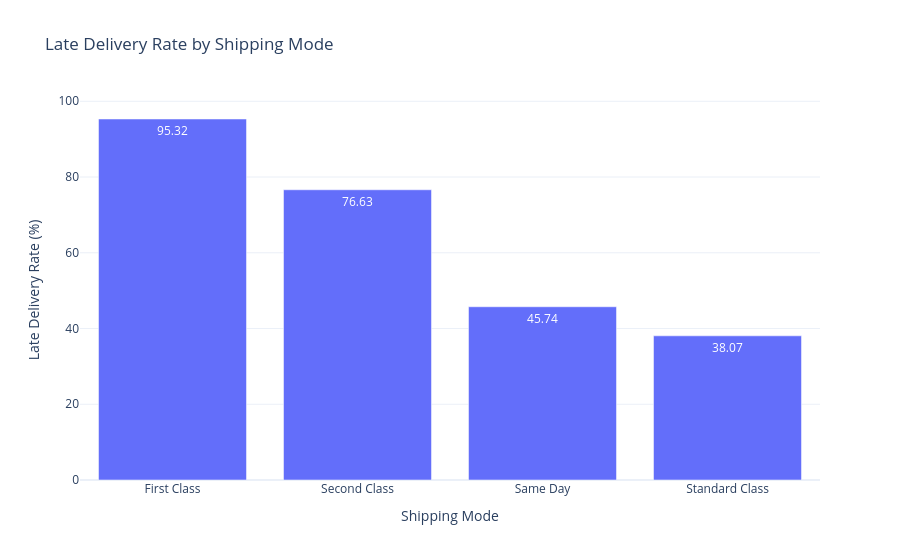

Notebook source saved alongside this figure:
### Code cell
# Late delivery rate by shipping mode

fig = px.bar(
    shipping_analysis,
    x="Shipping Mode",
    y="Late_Delivery_Rate",
    title="Late Delivery Rate by Shipping Mode",
    text_auto=".2f"
)

fig.update_layout(
    xaxis_title="Shipping Mode",
    yaxis_title="Late Delivery Rate (%)",
    template="plotly_white"
)

fig.show()

### Figure 1 — Plotly figure (JSON) as saved in the notebook; plotly's stock layout.template omitted (floating-point values rounded to 4 significant figures)
{"data": [{"hovertemplate": "Shipping Mode=%{x}<br>Late_Delivery_Rate=%{y}<extra></extra>", "legendgroup": "", "marker": {"color": "#636efa", "pattern": {"shape": ""}}, "name": "", "orientation": "v", "showlegend": false, "textposition": "auto", "texttemplate": "%{y:.2f}", "type": "bar", "x": ["First Class", "Second Class", "Same Day", "Standard Class"], "xaxis": "x", "y": [95.32, 76.63, 45.74, 38.07], "yaxis": "y"}], "layout": {"barmode": "relative", "legend": {"tracegroupgap": 0}, "title": {"text": "Late Delivery Rate by Shipping Mode"}, "xaxis": {"anchor": "y", "domain": [0, 1], "title": {"text": "Shipping Mode"}}, "yaxis": {"anchor": "x", "domain": [0, 1], "title": {"text": "Late Delivery Rate (%)"}}}}
